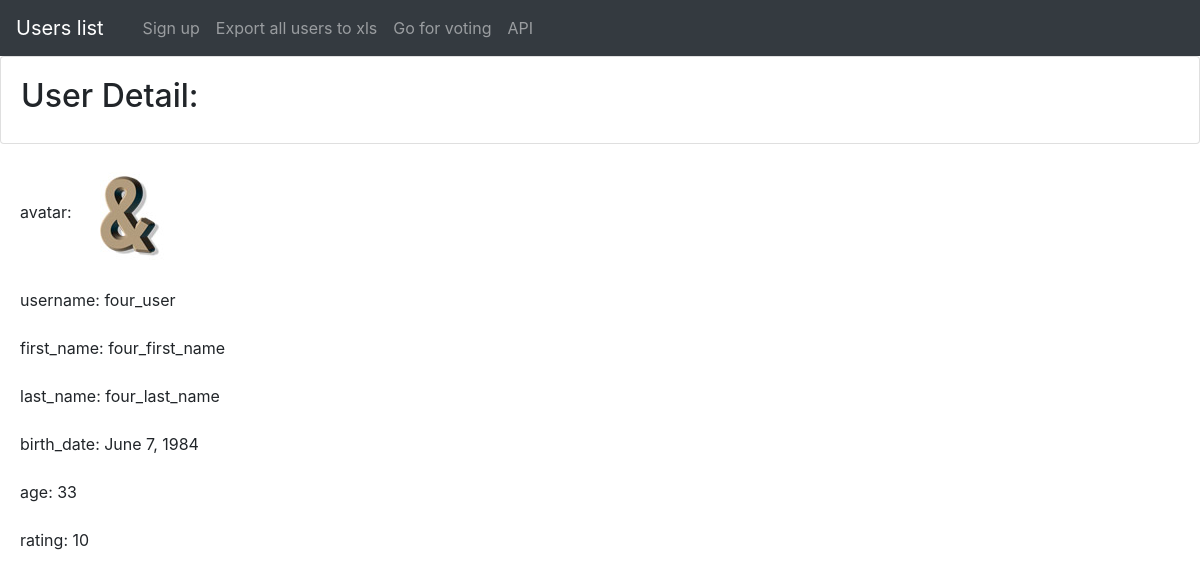
The app's page /user_detail/4/ with its own data.
### test_app/models.py (models this page shows)
class User(models.Model):
    username = models.CharField(max_length=150, verbose_name='username')
    first_name = models.CharField(max_length=150, verbose_name='first_name')
    last_name = models.CharField(max_length=150, verbose_name='last_name')
    avatar = models.ImageField(upload_to='users_image', verbose_name='avatar')
    birth_date = models.DateField(null=True, verbose_name='birth_date')
    rating = models.IntegerField(default=0, verbose_name='rating')

### test_app/views.py (the view)
# urls.py: url(r'^user_detail/(?P<pk>\d+)/$', UserDetail.as_view(), name='user_detail'),
class UserDetail(DetailView):
    model = User
    template_name = 'user_detail.html'
    def dispatch(self, request, *args, **kwargs):
        self.user = User.objects.get(pk=self.kwargs['pk'])
        return super(UserDetail, self).dispatch(request, *args, **kwargs)
    def get_context_data(self, **kwargs):
        context = super(UserDetail, self).get_context_data(**kwargs)
        context['age'] = ((date.today()).year - (self.user.birth_date).year)
        return context

### templates/user_detail.html (shortened to what this page needs)
{% extends 'base.html' %}
{% block caption %}User Detail:{% endblock %}
{% block content %}
    avatar: <img src="/media/{{ object.avatar }}" width="100px" height="100px"><br/><br/>
    username: {{ object.username }}<br/><br/>
    first_name: {{ object.first_name }}<br/><br/>
    last_name: {{ object.last_name }}<br/><br/>
    birth_date: {{ object.birth_date }}<br/><br/>
    age: {{ age }}<br/><br/>
    rating: {{ object.rating }}
{% endblock %}

### records on screen
User: avatar (picture), username "four_user", first_name "four_first_name", last_name "four_last_name", birth_date "June 7, 1984", rating "10"

### other values on screen
{{ age }} "33"
